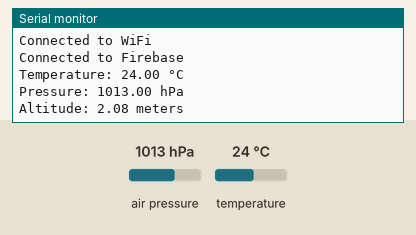
A sketch run on a simulated ESP32. On the bench: the last lines printed to the serial monitor. The test bench sets the inputs (shaded band); at power-on: air pressure 1013 hPa, temperature 24 °C. WiFi joins after 1.5 s; servers stay silent unless stated.

Above: at 3.3 s.
3.4 s: air pressure set to 952 hPa
6.4 s: temperature set to 12 °C
At 8.0 s:
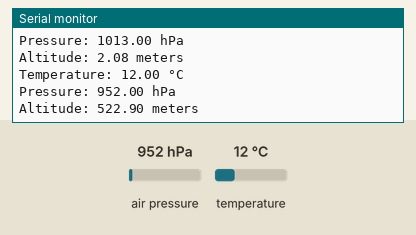
9.4 s: air pressure set to 975 hPa
At 14.1 s:
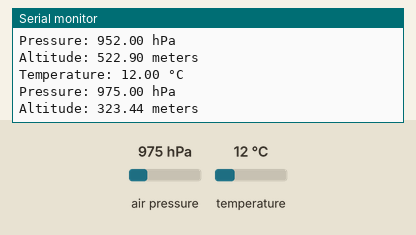

The sketch:

bmp280.ino
```cpp
#include <Wire.h>
#include <Adafruit_Sensor.h>
#include <Adafruit_BMP280.h>
#include <WiFi.h>
#include <FirebaseESP32.h>

// Wi-Fi credentials
const char* ssid = "Avishka";
const char* password = "12345678";

// Firebase credentials
const char* firebaseHost = "allinone-b44b0-default-rtdb.firebaseio.com";
const char* firebaseAuth = "3HfPtW9FeVt1KUXXpHQopPKC9YE7Jk2llLgDts5x";

// Create an instance of the BMP280 sensor
Adafruit_BMP280 bmp;

// Create an instance of the FirebaseESP32 class
FirebaseData firebaseData;

void setup() {
  Serial.begin(115200);

  // Connect to Wi-Fi
  WiFi.begin(ssid, password);
  while (WiFi.status() != WL_CONNECTED) {
    delay(1000);
    Serial.println("Connecting to WiFi...");
  }
  Serial.println("Connected to WiFi");

  // Initialize the BMP280 sensor
  if (!bmp.begin(0x76)) {
    Serial.println("Could not find a valid BMP280 sensor, check wiring!");
    while (1);
  }

  // Connect to Firebase
  Firebase.begin(firebaseHost, firebaseAuth);
  Firebase.reconnectWiFi(true);
  while (!Firebase.beginStream(firebaseData, "/")) {
    Serial.println("Could not connect to Firebase");
    delay(1000);
  }
  Serial.println("Connected to Firebase");
}

void loop() {
  // Read temperature, pressure, and altitude from the BMP280 sensor
  float temp = bmp.readTemperature();
  float pressure = bmp.readPressure() / 100.0;  // Pa to hPa conversion
  float altitude = bmp.readAltitude();

  // Print sensor data to the serial monitor
  Serial.print("Temperature: ");
  Serial.print(temp);
  Serial.println(" °C");

  Serial.print("Pressure: ");
  Serial.print(pressure);
  Serial.println(" hPa");

  Serial.print("Altitude: ");
  Serial.print(altitude);
  Serial.println(" meters");

  // Update Firebase data
  Firebase.setFloat(firebaseData, "/temperature", temp);
  Firebase.setFloat(firebaseData, "/pressure", pressure);
  Firebase.setFloat(firebaseData, "/altitude", altitude);

  if (firebaseData.dataAvailable() && firebaseData.dataType() == "null") {
    Serial.println("Firebase data upload failed");
  }

  delay(5000); // Wait for 5 seconds before the next reading
}
```

Measured:
- after the input at 6.4 s, the serial monitor: prints a new line after 1.2 s (image 1)
- after the input at 9.4 s, the serial monitor: prints a new line after 3.7 s (image 2)
